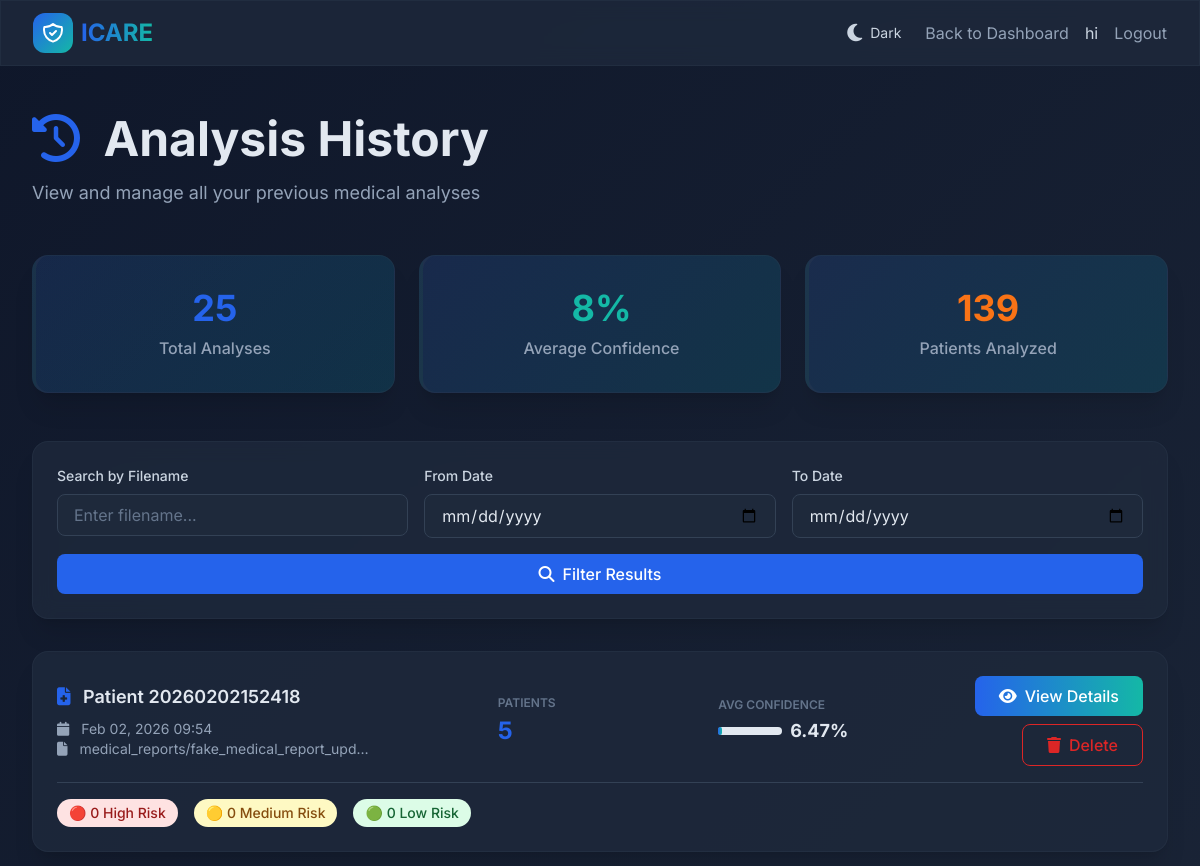
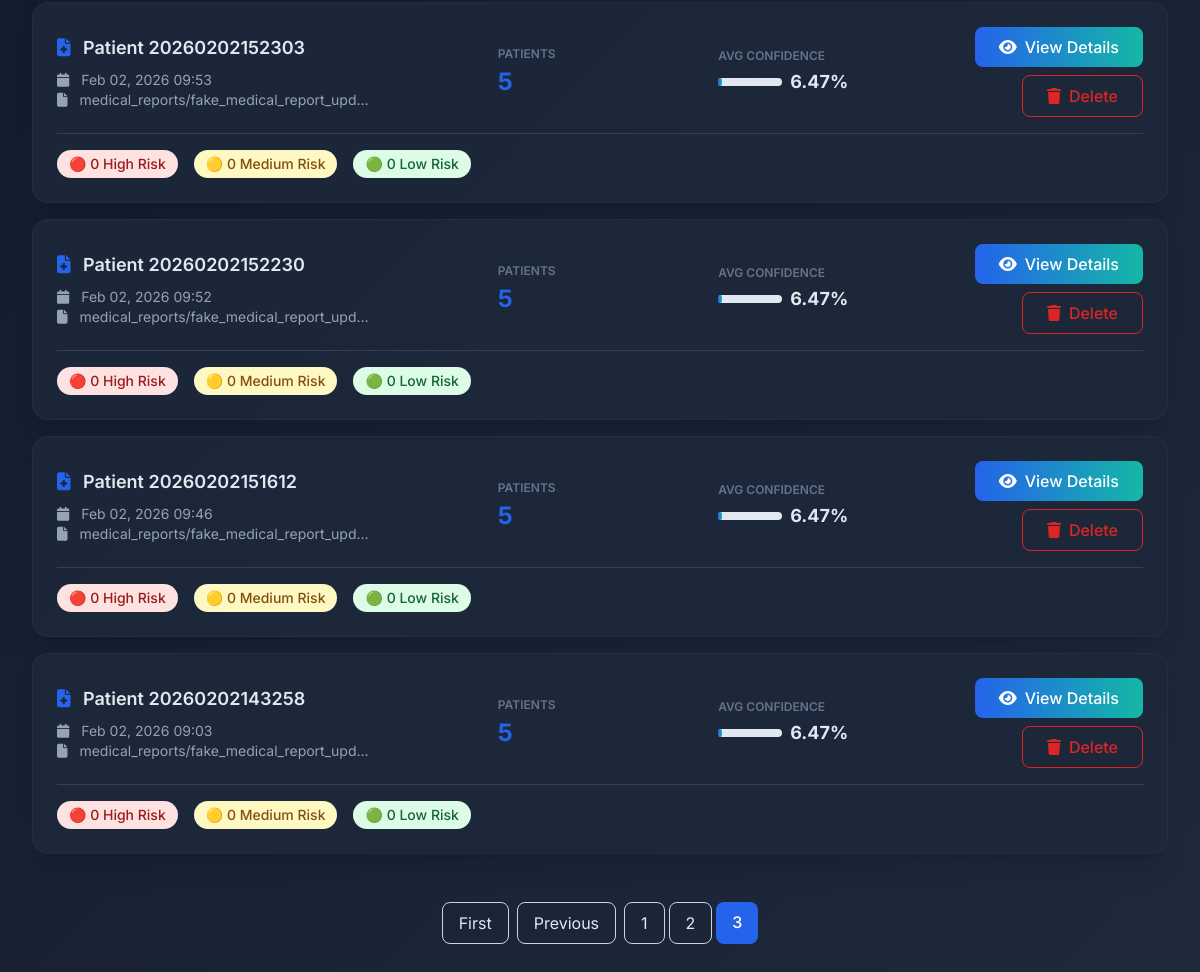
/analysis-history/?page=3 (signed in), run on the app's committed database (2 pictures, top to bottom).
### app/models.py (models this page shows, shortened)
class AnalysisResult(models.Model):
    RISK_CHOICES = [
        ('High', 'High Risk'),
        ('Medium', 'Medium Risk'),
        ('Low', 'Low Risk'),
    ]
    medical_report = models.OneToOneField(MedicalReport, on_delete=models.CASCADE, related_name='analysis_result')
    user = models.ForeignKey(User, on_delete=models.CASCADE, related_name='analysis_results')
    total_patients = models.IntegerField(default=0)
    total_diseases_analyzed = models.IntegerField(default=0)
    high_risk_count = models.IntegerField(default=0)
    medium_risk_count = models.IntegerField(default=0)
    low_risk_count = models.IntegerField(default=0)
    average_confidence = models.FloatField(default=0.0)
    predictions_json = models.JSONField(default=dict)
    recommendations = models.TextField(blank=True, null=True, help_text="AI-generated clinical recommendations")
    follow_up_actions = models.TextField(blank=True, null=True, help_text="Recommended follow-up actions")
    created_at = models.DateTimeField(auto_now_add=True)
    updated_at = models.DateTimeField(auto_now=True)
    analysis_duration = models.FloatField(default=0.0, help_text="Analysis time in seconds")
    class Meta:
        ordering = ['-created_at']

class MedicalReport(models.Model):
    user = models.ForeignKey(User, on_delete=models.CASCADE, related_name='medical_reports')
    patient_name = models.CharField(max_length=200, blank=True)
    csv_file = models.FileField(upload_to='medical_reports/')
    details = models.TextField(blank=True, null=True)
    age = models.IntegerField(blank=True, null=True)
    gender = models.CharField(max_length=20, blank=True, null=True)
    blood_pressure = models.CharField(max_length=20, blank=True, null=True)
    cholesterol = models.CharField(max_length=20, blank=True, null=True)
    glucose = models.CharField(max_length=20, blank=True, null=True)
    clinical_notes = models.TextField(blank=True, null=True)
    medications = models.TextField(blank=True, null=True, help_text="Current medications")
    allergies = models.TextField(blank=True, null=True)
    family_history = models.TextField(blank=True, null=True)
    created_at = models.DateTimeField(auto_now_add=True)
    updated_at = models.DateTimeField(auto_now=True)
    class Meta:
        ordering = ['-created_at']

### app/views.py (the view, shortened to what this page needs)
# urls.py: path('analysis-history/',views.analysis_history,name='analysis_history'),
@login_required(login_url='login')
def analysis_history(request):
    context = get_theme_context(request)
    analyses = AnalysisResult.objects.filter(user=request.user).order_by('-created_at')
    search_query = request.GET.get('search', '')
    from_date = request.GET.get('from_date', '')
    to_date = request.GET.get('to_date', '')
    if search_query:
        analyses = analyses.filter(
            Q(medical_report__patient_name__icontains=search_query) |
            Q(medical_report__csv_file__icontains=search_query)
        )
    if from_date:
        try:
            from_datetime = datetime.strptime(from_date, '%Y-%m-%d')
            analyses = analyses.filter(created_at__gte=from_datetime)
        except ValueError:
            pass
    total_analyses = analyses.count()
    avg_conf = analyses.aggregate(django_models.Avg('average_confidence'))['average_confidence__avg']
    total_patients = sum(a.total_patients for a in analyses) if analyses.exists() else 0
    paginator = Paginator(analyses, 10)  # 10 analyses per page
    page = request.GET.get('page')
    try:
        analyses_page = paginator.page(page)
    except PageNotAnInteger:
        analyses_page = paginator.page(1)
    except EmptyPage:
        analyses_page = paginator.page(paginator.num_pages)
    for analysis in analyses_page:
        try:
            predictions = analysis.predictions_json if isinstance(analysis.predictions_json, list) else []
            analysis.get_high_risk_count = sum(1 for p in predictions if p.get('risk') == 'High')
            analysis.get_medium_risk_count = sum(1 for p in predictions if p.get('risk') == 'Medium')
            analysis.get_low_risk_count = sum(1 for p in predictions if p.get('risk') == 'Low')
        except:
            analysis.get_high_risk_count = 0
            analysis.get_medium_risk_count = 0
            analysis.get_low_risk_count = 0
    context.update({
        'analyses': analyses_page,
        'page_obj': analyses_page,
        'is_paginated': paginator.num_pages > 1,
        'total_analyses': total_analyses,
        'avg_confidence': round(avg_conf, 2) if avg_conf else 0,
        'total_patients': total_patients,
        'search': search_query,
        'from_date': from_date,
        'to_date': to_date,
    })
    return render(request, 'analysis_history.html', context)

### app/templates/analysis_history.html (shortened to what this page needs)
{% load static %}
<!DOCTYPE html>
<html lang="en">
<head>
    <script src="https://cdn.tailwindcss.com"></script>
    <link rel="stylesheet" href="https://cdnjs.cloudflare.com/ajax/libs/font-awesome/6.4.0/css/all.min.css">
</head>
<body class="text-slate-900">
    <nav class="sticky top-0 z-50 glass-card border-b border-slate-200/50 dark:border-slate-700/50">
        <div class="max-w-7xl mx-auto px-4 sm:px-6 lg:px-8">
            <div class="flex justify-between h-16 items-center">
                <div class="flex items-center gap-2">
                    <div class="w-10 h-10 bg-gradient-to-br from-blue-600 to-teal-500 rounded-xl flex items-center justify-center">
                    </div>
                    <a href="{% url 'home' %}" class="text-2xl font-bold bg-gradient-to-r from-blue-600 to-teal-500 bg-clip-text text-transparent">ICARE</a>
                </div>
                <div class="flex items-center gap-4">
                    <button class="theme-toggle-btn" onclick="toggleTheme()">
                        <i class="fas fa-moon"></i>
                        <span class="hidden md:inline text-sm">Dark</span>
                    </button>
                    <a href="{% url 'dashboard' %}" class="text-slate-600 dark:text-slate-300 hover:text-blue-600 dark:hover:text-blue-400 transition">Back to Dashboard</a>
                    {% if user.is_authenticated %}
                        <span class="text-slate-700 dark:text-slate-300">{{ user.first_name|default:user.username }}</span>
                        <a href="{% url 'logout' %}" class="text-slate-600 dark:text-slate-300 hover:text-red-600 dark:hover:text-red-400 transition">Logout</a>
                    {% endif %}
                </div>
            </div>
        </div>
    </nav>
    <main class="max-w-7xl mx-auto px-4 sm:px-6 lg:px-8 py-12">
        <div class="mb-12 animate-fade-in-up">
            <h1 class="text-4xl md:text-5xl font-bold text-slate-900 dark:text-white mb-4">
                <i class="fas fa-history text-blue-600 mr-3"></i>
                Analysis History
            </h1>
            <p class="text-lg text-slate-600 dark:text-slate-300">View and manage all your previous medical analyses</p>
        </div>
        {% if total_analyses > 0 %}
        <div class="grid md:grid-cols-3 gap-6 mb-12 animate-fade-in-up" style="animation-delay: 0.1s">
            <div class="glass-card stat-card rounded-2xl shadow-xl p-8 text-center border-l-4 border-blue-600">
                <div class="text-4xl font-bold text-blue-600 mb-2">{{ total_analyses }}</div>
                <p class="text-slate-600 font-medium">Total Analyses</p>
            </div>
            <div class="glass-card stat-card rounded-2xl shadow-xl p-8 text-center border-l-4 border-teal-500">
                <div class="text-4xl font-bold text-teal-500 mb-2">{{ avg_confidence|floatformat:0 }}%</div>
                <p class="text-slate-600 font-medium">Average Confidence</p>
            </div>
            <div class="glass-card stat-card rounded-2xl shadow-xl p-8 text-center border-l-4 border-orange-500">
                <div class="text-4xl font-bold text-orange-500 mb-2">{{ total_patients }}</div>
                <p class="text-slate-600 font-medium">Patients Analyzed</p>
            </div>
        </div>
        {% endif %}
        <div class="glass-card rounded-2xl shadow-xl p-6 mb-8 animate-fade-in-up" style="animation-delay: 0.15s">
            <form method="get" class="grid md:grid-cols-3 gap-4">
                <div>
                    <label class="block text-sm font-medium text-slate-700 mb-2">Search by Filename</label>
                    <input type="text" name="search" placeholder="Enter filename..."
                           class="w-full px-4 py-2 border border-slate-300 rounded-lg focus:ring-2 focus:ring-blue-600 focus:border-transparent"
                           value="{{ search|default:'' }}">
                </div>
                <div>
                    <label class="block text-sm font-medium text-slate-700 mb-2">From Date</label>
                    <input type="date" name="from_date"
                           class="w-full px-4 py-2 border border-slate-300 rounded-lg focus:ring-2 focus:ring-blue-600 focus:border-transparent"
                           value="{{ from_date|default:'' }}">
                </div>
                <div>
                    <label class="block text-sm font-medium text-slate-700 mb-2">To Date</label>
                    <input type="date" name="to_date"
                           class="w-full px-4 py-2 border border-slate-300 rounded-lg focus:ring-2 focus:ring-blue-600 focus:border-transparent"
                           value="{{ to_date|default:'' }}">
                </div>
                <button type="submit" class="md:col-span-3 bg-blue-600 text-white px-6 py-2 rounded-lg font-medium hover:bg-blue-700 transition">
                    <i class="fas fa-search mr-2"></i>Filter Results
                </button>
            </form>
        </div>
        {% if analyses %}
        <div class="space-y-4 animate-fade-in-up" style="animation-delay: 0.2s">
            {% for analysis in analyses %}
            <div class="glass-card rounded-2xl shadow-xl p-6 hover:shadow-2xl transition">
                <div class="grid md:grid-cols-5 gap-4 items-center">
                    <div class="md:col-span-2">
                        <h3 class="text-lg font-semibold text-slate-900 mb-2">
                            <i class="fas fa-file-medical text-blue-600 mr-2"></i>
                            {% if analysis.medical_report.patient_name %}
                                {{ analysis.medical_report.patient_name }}
                            {% else %}
                                Analysis #{{ analysis.id }}
                            {% endif %}
                        </h3>
                        <p class="text-sm text-slate-600">
                            <i class="fas fa-calendar mr-2"></i>
                            {{ analysis.created_at|date:"M d, Y H:i" }}
                        </p>
                        <p class="text-sm text-slate-600">
                            <i class="fas fa-file mr-2"></i>
                            {{ analysis.medical_report.csv_file|truncatechars:40 }}
                        </p>
                    </div>
                    <div>
                        <p class="text-xs uppercase text-slate-500 font-semibold mb-1">Patients</p>
                        <p class="text-2xl font-bold text-blue-600">{{ analysis.total_patients }}</p>
                    </div>
                    <div>
                        <p class="text-xs uppercase text-slate-500 font-semibold mb-1">Avg Confidence</p>
                        <div class="flex items-center gap-2">
                            <div class="w-16 bg-slate-200 rounded-full h-2">
                                <div class="bg-gradient-to-r from-blue-600 to-teal-500 h-2 rounded-full"
                                     style="width: {{ analysis.average_confidence }}%"></div>
                            </div>
                            <p class="text-lg font-bold text-slate-900">{{ analysis.average_confidence }}%</p>
                        </div>
                    </div>
                    <div class="flex flex-col gap-2 justify-center md:items-end">
                        <a href="{% url 'analysis_detail' analysis.id %}"
                           class="inline-flex items-center justify-center gap-2 bg-gradient-to-r from-blue-600 to-teal-500 text-white px-6 py-2 rounded-lg font-medium hover:shadow-lg transition">
                            <i class="fas fa-eye"></i>
                            View Details
                        </a>
                        <a href="{% url 'delete_analysis' analysis.id %}"
                           class="inline-flex items-center justify-center gap-2 border border-red-600 text-red-600 px-6 py-2 rounded-lg font-medium hover:bg-red-50 transition"
                           onclick="return confirm('Are you sure you want to delete this analysis?');">
                            <i class="fas fa-trash"></i>
                            Delete
                        </a>
                    </div>
                </div>
                <div class="mt-4 pt-4 border-t border-slate-200">
                    <div class="flex gap-4 flex-wrap">
                        <div class="flex items-center gap-2">
                            <span class="px-3 py-1 bg-red-100 text-red-800 rounded-full text-sm font-medium">
                                🔴 {{ analysis.get_high_risk_count|default:0 }} High Risk
                            </span>
                        </div>
                        <div class="flex items-center gap-2">
                            <span class="px-3 py-1 bg-yellow-100 text-yellow-800 rounded-full text-sm font-medium">
                                🟡 {{ analysis.get_medium_risk_count|default:0 }} Medium Risk
                            </span>
                        </div>
                        <div class="flex items-center gap-2">
                            <span class="px-3 py-1 bg-green-100 text-green-800 rounded-full text-sm font-medium">
                                🟢 {{ analysis.get_low_risk_count|default:0 }} Low Risk
                            </span>
                        </div>
                    </div>
                </div>
            </div>
            {% endfor %}
        </div>
        {% if is_paginated %}
        <div class="mt-12 flex justify-center gap-2 animate-fade-in-up" style="animation-delay: 0.3s">
            {% if page_obj.has_previous %}
            <a href="?page=1" class="px-4 py-2 rounded-lg border border-slate-300 hover:bg-slate-50 transition">First</a>
            <a href="?page={{ page_obj.previous_page_number }}" class="px-4 py-2 rounded-lg border border-slate-300 hover:bg-slate-50 transition">Previous</a>
            {% endif %}
            <div class="flex gap-1">
                {% for num in page_obj.paginator.page_range %}
                    {% if page_obj.number == num %}
                    <span class="px-4 py-2 rounded-lg bg-blue-600 text-white font-medium">{{ num }}</span>
                    {% else %}
                    <a href="?page={{ num }}" class="px-4 py-2 rounded-lg border border-slate-300 hover:bg-slate-50 transition">{{ num }}</a>
                    {% endif %}
                {% endfor %}
            </div>
        </div>
        {% endif %}
        {% endif %}
    </main>
</body>
</html>

### data on the page
AnalysisResult: medical_report.patient_name "Patient 20260202152418", created_at "Feb 02, 2026 09:54", medical_report.csv_file "medical_reports/fake_medical_report_upd…", total_patients "5", average_confidence "6.47", get_high_risk_count "0", get_medium_risk_count "0", get_low_risk_count "0"
AnalysisResult: medical_report.patient_name "Patient 20260202152303", created_at "Feb 02, 2026 09:53", medical_report.csv_file "medical_reports/fake_medical_report_upd…", total_patients "5", average_confidence "6.47", get_high_risk_count "0", get_medium_risk_count "0", get_low_risk_count "0"
AnalysisResult: medical_report.patient_name "Patient 20260202152230", created_at "Feb 02, 2026 09:52", medical_report.csv_file "medical_reports/fake_medical_report_upd…", total_patients "5", average_confidence "6.47", get_high_risk_count "0", get_medium_risk_count "0", get_low_risk_count "0"
AnalysisResult: medical_report.patient_name "Patient 20260202151612", created_at "Feb 02, 2026 09:46", medical_report.csv_file "medical_reports/fake_medical_report_upd…", total_patients "5", average_confidence "6.47", get_high_risk_count "0", get_medium_risk_count "0", get_low_risk_count "0"
AnalysisResult: medical_report.patient_name "Patient 20260202143258", created_at "Feb 02, 2026 09:03", medical_report.csv_file "medical_reports/fake_medical_report_upd…", total_patients "5", average_confidence "6.47", get_high_risk_count "0", get_medium_risk_count "0", get_low_risk_count "0"

### other printed values
{{ user.first_name|default:user.username }} "hi"
{{ total_analyses }} "25"
{{ avg_confidence|floatformat:0 }} "8"
{{ total_patients }} "139"
{{ num }} "1" "2"
{{ num }} "3"
